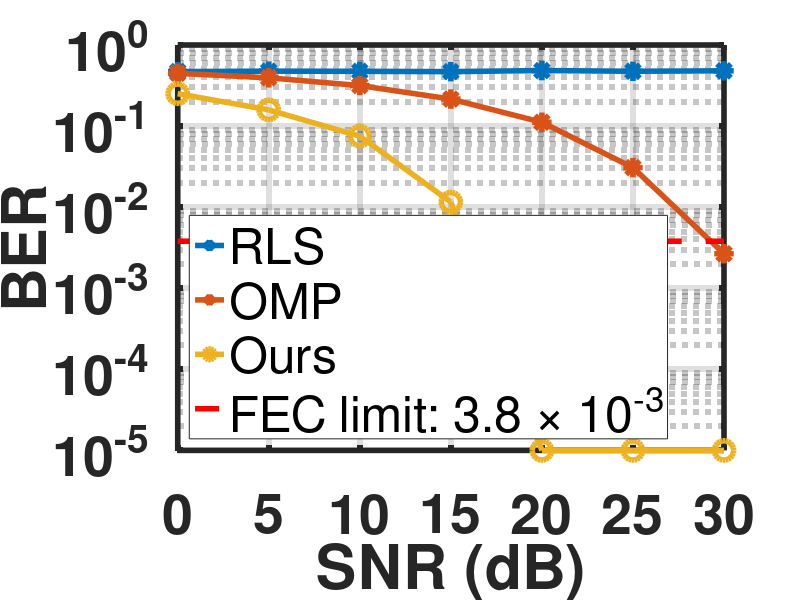

This figure's MATLAB source:
clear; clc; close all; dbstop if error

M = 6;
LineWidth = 4;
FontSize = 40;
MarkerSize = 14;

snr = 0 : 5 : 30;
switch M
    case 4
        col = 1;
    case 5
        col = 2;
    case 6
        col = 3;
    otherwise
        col = 1;
end

figure(1)
% set(1,'Position',get(0,'ScreenSize'))

load('rls_lms/ber_rls.mat');
semilogy(snr,ber_rls(col,:),'*-','LineWidth',LineWidth,'MarkerSize',MarkerSize);
hold on
load('cs/ber_omp.mat');
semilogy(snr,ber_omp(col,:),'*-','LineWidth',LineWidth,'MarkerSize',MarkerSize);
hold on
load('mat/ber_cnn.mat');
semilogy(snr,ber_cnn(col,:),'o-','LineWidth',LineWidth,'MarkerSize',MarkerSize);
hold on
plot([0,max(snr)],[3.8*1e-3, 3.8*1e-3],'r--','LineWidth',LineWidth);
hold off

grid on
xlim([0,max(snr)]);
legend('RLS', 'OMP', 'Ours', ...
    'FEC limit: 3.8 \times 10^{-3}', 'Location', 'southwest');

xlabel('SNR (dB)', 'FontWeight', 'bold', 'FontSize', FontSize);
ylabel('BER', 'FontWeight', 'bold', 'FontSize', FontSize);
set(gca, 'YTick', [1e-5, 1e-4, 1e-3, 1e-2, 1e-1, 1]);
set(gca, 'YTicklabel', ...
   {'10^{-5}','10^{-4}','10^{-3}','10^{-2}','10^{-1}','10^{0}'})
set(gca,'LineWidth',LineWidth,'FontWeight','bold','FontSize',FontSize);

